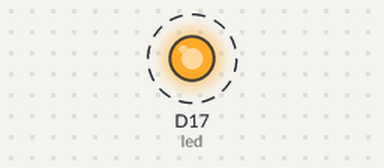
A program run on a simulated CircuitPython board. Shown: output pins drawn as LEDs (lit = HIGH). Dashed ring = blinking. What the program prints to the serial console is not drawn.

Above: at 0.05 s.
Timing chart, 0 to 3.0 s (numbered marks = the images above):
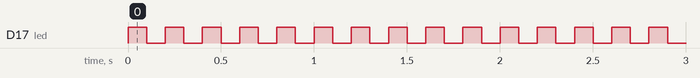

Measured:
- by itself, D17 (led): alternates HIGH for 0.10 s and LOW for 0.10 s

The program:

Project1.py
```python
import time
import board
import digitalio

print("hello world")

led = digitalio.DigitalInOut(board.D17)
led.direction = digitalio.Direction.OUTPUT

while True:
    led.value = True
    time.sleep(0.1)
    led.value = False
    time.sleep(0.1)
```
